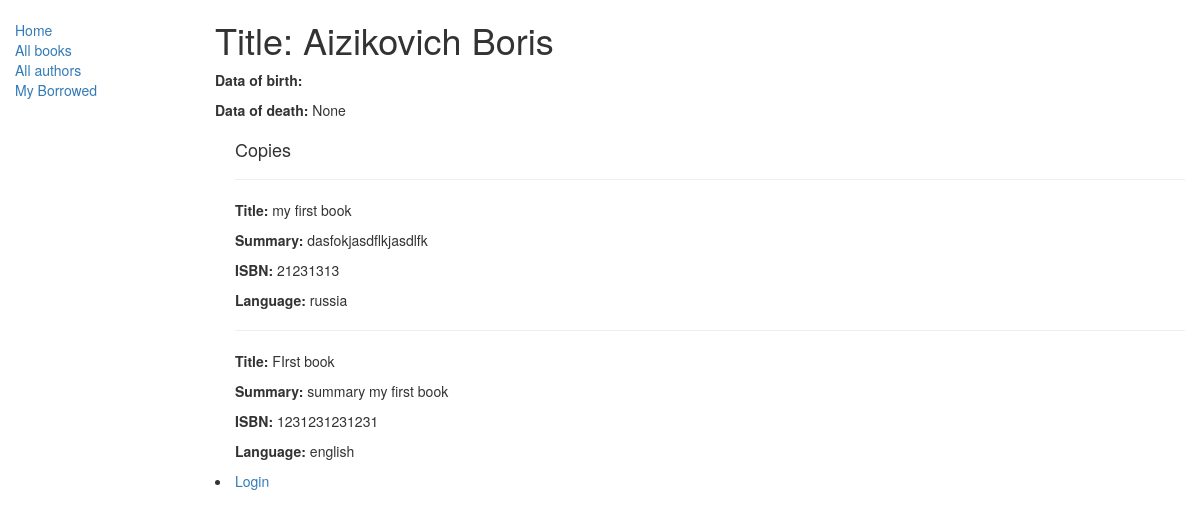
Page /catalog/authors/1 on the committed database.
### catalog/models.py (models this page shows, shortened)
class Author(models.Model):
    first_name = models.CharField(max_length=100)
    last_name = models.CharField(max_length=100)
    date_of_birth = models.DateField(null=True, blank=True)
    date_of_death = models.DateField('Died', null=True, blank=True)

class Book(models.Model):
    title = models.CharField(max_length=200)
    author = models.ForeignKey('Author', on_delete=models.SET_NULL, null=True)
    summary = models.TextField(max_length=1000, help_text="Enter a brief description of the book")
    isbn = models.CharField('ISBN',max_length=13, help_text='13 Character <a href="https://www.isbn-international.org/content/what-isbn">ISBN number</a>')
    genre = models.ManyToManyField(Genre, help_text="Select a genre for this book")
    language = models.ForeignKey('Language', on_delete=models.SET_NULL, null=True)
    def display_genre(self):
        """
        Creates a string for the Genre. This is required to display genre in Admin.
        """
        return ', '.join([ genre.name for genre in self.genre.all()[:3] ])
    display_genre.short_description = 'Genre'
    def display_language(self):
        """
        Creates a string for the Genre. This is required to display genre in Admin.
        """
        return self.language
    display_language.short_description = 'Language'

class Language(models.Model):
    name = models.CharField(max_length=200, help_text="Enter the book's natural language (e.g. English, French, Japanese etc.)")
    def __str__(self):
        return self.name

### catalog/views.py (the view)
# urls.py: url(r'^authors/(?P<pk>\d+)$', views.AuthorDetailView.as_view(), name='author-detail'),
class AuthorDetailView(generic.DetailView):
    model = Author

### catalog/templates/catalog/author_detail.html
{% extends "base_generic.html" %}
{% block content %}
  <h1>Title: {{ author.first_name }} {{author.last_name}}</h1>
  <p><strong>Data of birth:</strong> <a href="">{{ book.date_of_birth }}</a></p>
  <p><strong>Data of death:</strong> {{ author.date_of_death }}</p>
  <div style="margin-left:20px;margin-top:20px">
    <h4>Copies</h4>
    {% for copy in author.book_set.all %}
      <hr>
      <p><strong>Title:</strong> {{copy.title}}</p>
      <p><strong>Summary:</strong> {{copy.summary}}</p>
      <p><strong>ISBN:</strong> {{copy.isbn}}</p>
      <p><strong>Language:</strong> {{copy.language}}</p>
    {% endfor %}
  </div>
{% endblock %}

### rows in the picture
Author: first_name "Aizikovich", last_name "Boris", date_of_death "None"
Book: title "my first book", summary "dasfokjasdflkjasdlfk", isbn "21231313", language "russia"
Book: title "FIrst book", summary "summary my first book", isbn "1231231231231", language "english"
